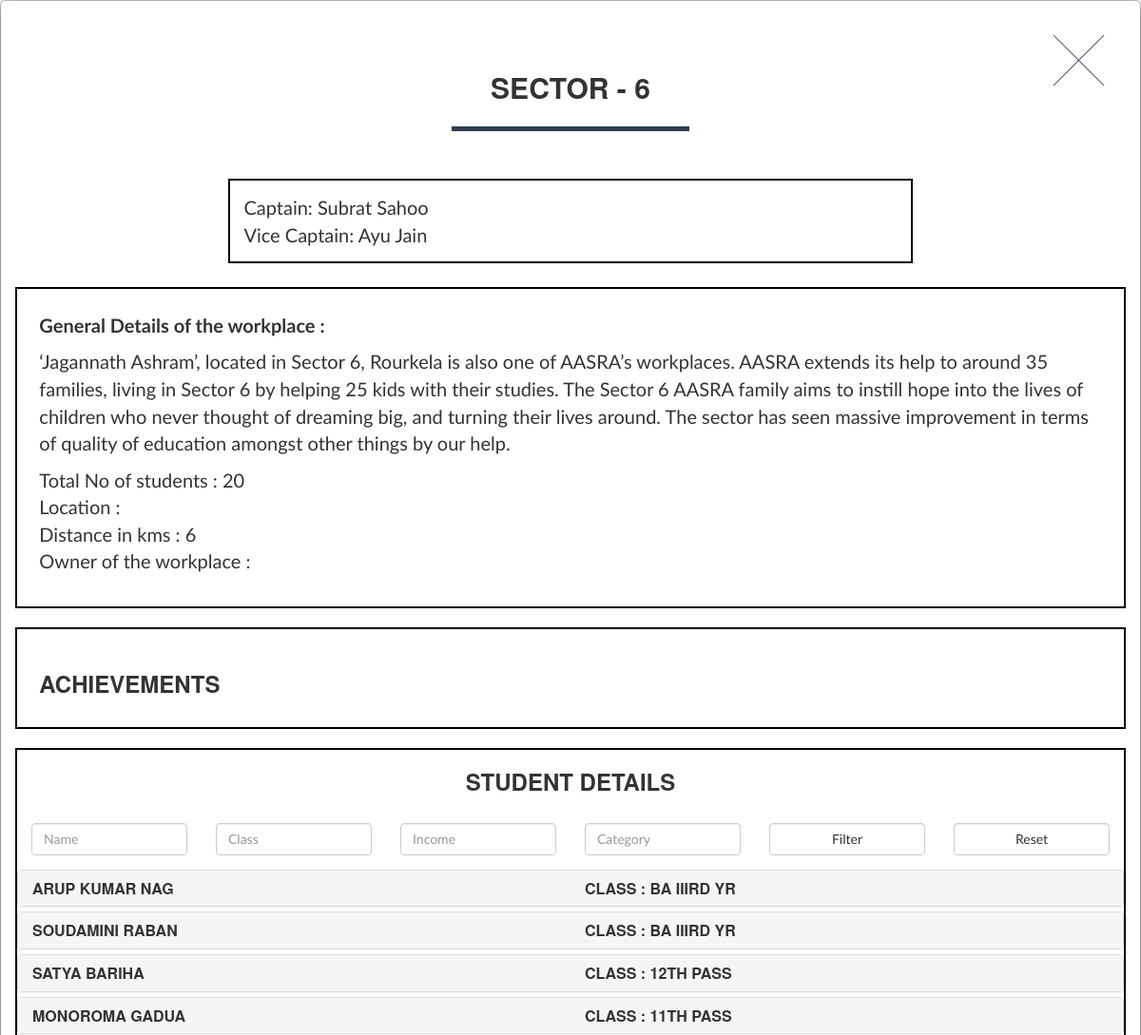
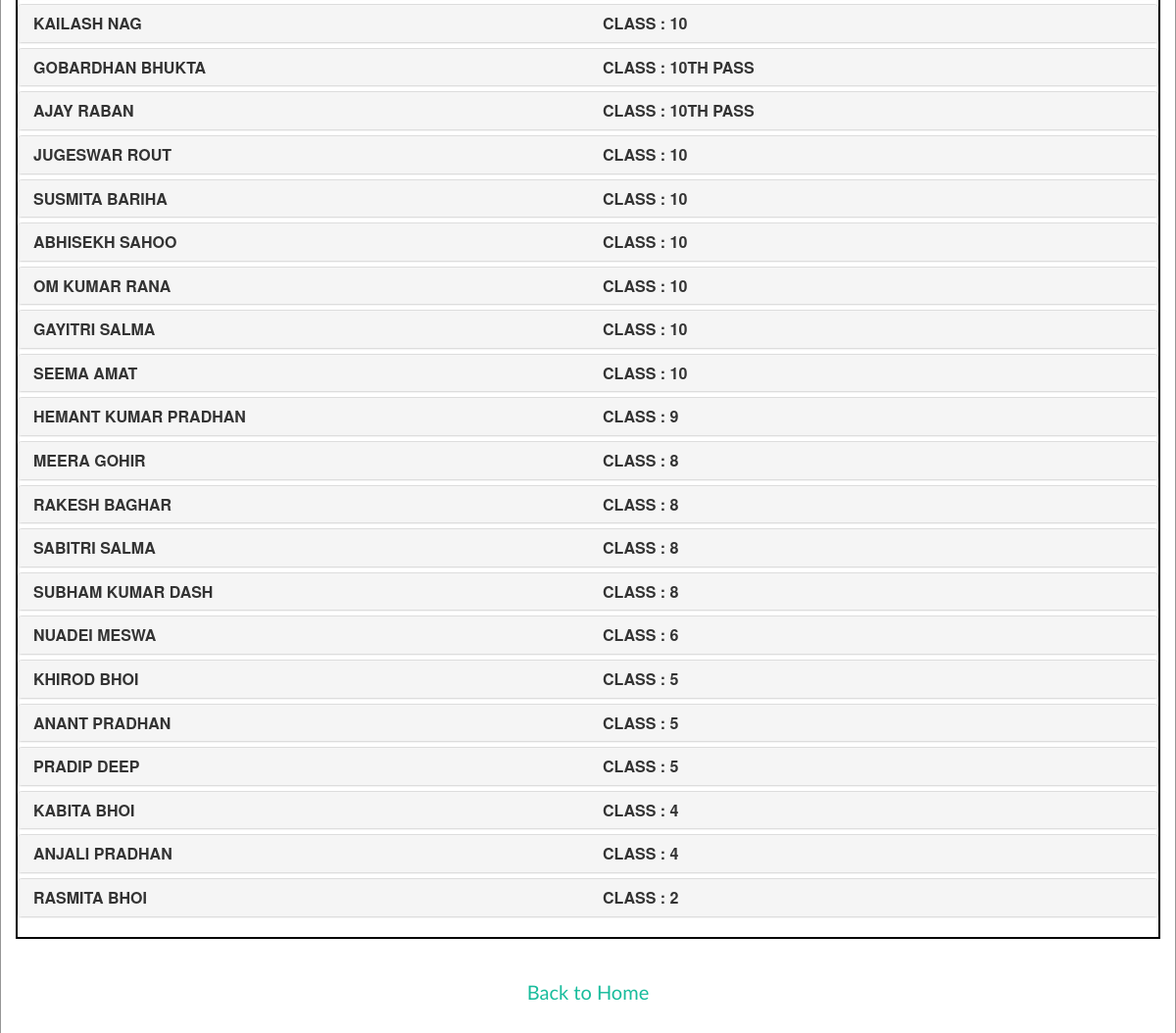
The page /sectors/sector-6 on the database its author committed (2 pictures, top to bottom).
### tables this page shows
CREATE TABLE `sectors` (
  `sector_id` int(11) NOT NULL,
  `sector_name` varchar(50) NOT NULL,
  `sector_slug` varchar(50) NOT NULL,
  `sector_avatar` varchar(100) NOT NULL,
  `sector_captain_name` varchar(50) NOT NULL,
  `sector_captain_phone` varchar(20) NOT NULL,
  `sector_captain_fb` varchar(100) NOT NULL,
  `sector_vc_name` varchar(50) NOT NULL,
  `sector_vc_phone` varchar(20) NOT NULL,
  `sector_vc_fb` varchar(100) NOT NULL,
  `sector_details` text NOT NULL,
  `sector_total_student` int(11) NOT NULL,
  `sector_location` varchar(50) NOT NULL,
  `sector_distance` int(11) NOT NULL,
  `sector_achievements` text NOT NULL,
  `sector_trash` tinyint(1) NOT NULL DEFAULT '0'
);

CREATE TABLE `students` (
  `student_id` int(11) NOT NULL,
  `student_name` varchar(200) NOT NULL,
  `student_sector` varchar(20) NOT NULL,
  `student_class` varchar(50) NOT NULL,
  `student_class_year` varchar(4) NOT NULL,
  `student_dob` date NOT NULL DEFAULT '2000-10-10',
  `student_school` varchar(200) NOT NULL,
  `student_bloodgroup` varchar(11) NOT NULL,
  `student_fname` varchar(200) NOT NULL,
  `student_foccupation` varchar(200) NOT NULL,
  `student_mname` varchar(200) NOT NULL,
  `student_moccupation` varchar(200) NOT NULL,
  `student_income` varchar(11) NOT NULL,
  `student_category` varchar(20) NOT NULL,
  `student_category_certificate` varchar(5) NOT NULL,
  `student_aadhar` varchar(5) NOT NULL,
  `student_sibling_details` text NOT NULL,
  `student_major_health_issues` text NOT NULL,
  `student_aspire` text NOT NULL,
  `student_contact` varchar(50) NOT NULL,
  `student_voc_courses` text NOT NULL,
  `student_other_talents` text NOT NULL,
  `student_hobbies` text NOT NULL,
  `student_any_help_req` text NOT NULL,
  `student_performance` text NOT NULL
);

### application/controllers/Sectors.php (called while the page is built, shortened)
<?php
class Sectors extends CI_Controller {
	public function __construct() {
        $this->load->model('sector_model');
        $this->load->model('user_model');
        $this->load->helper(array('form', 'url'));
	}
	public function index( $sector, $name = NULL, $class = NULL, $income = NULL, $category = NULL, $page = 1 ) {
		if($sector == NULL) {
			redirect(SITE_ROOT);
		}
		else{
			$data['sector_name'] = $sector;
			$data['sectors'] = $this->sector_model->getSectorByName( $sector );
			$students = $this->sector_model->getSectorStudents( $sector , $name , $class , $income , $category );
			$data['students'] = $students['students'];
			$data['header'] = $this->load->view('admin/templates/dashboard-header', '', TRUE);
			$data['sidebar_menu'] = $this->load->view('admin/templates/sidebar-menu', '', TRUE);
			$data['sidebar_user_panel'] = $this->load->view('admin/templates/sidebar-user-panel', '', TRUE);
			$data['footer'] = $this->load->view('admin/templates/dashboard-footer', '', TRUE);
			$this->load->view( 'sectors/sectors', $data );
		}
	}
}

### index.php (called while the page is built, shortened)
<?php
require_once BASEPATH.'core/CodeIgniter.php';

### application/models/Sector_model.php (called while the page is built, shortened)
<?php
class Sector_model extends CI_Model {
	public function getSectorByName( $slug ) {
		$sectors = array();
		$this->db->where( 'sector_slug', $slug );
		$this->db->limit(1);
		$query = $this->db->get( 'sectors' );
	    if ( $query || $query->num_rows() == 1 )
			return $query->row_array();
		return false;
	}
	public function getSectorStudents( $slug, $name, $class, $income, $category ) {
		$students = array();
		$this->db->select('student_id,student_name,student_class,student_class_year,student_income,student_category,student_category_certificate,student_aspire,student_voc_courses,student_other_talents,student_hobbies,student_performance');
		$this->db->from('students');
		$this->db->where('student_sector', $slug);
		$query = $this->db->get();
	    $total_rows = $this->db->count_all_results( '', false );
	    if ( $query ) {
	        if ( $query && $query->num_rows() > 0 ) {
	            foreach( $query->result_array() as $row ) {
	                $student['student_id'] = $row['student_id'];
	                $student['student_name'] = $row['student_name'];
	                $student['student_class'] = $row['student_class'];
	                $student['student_class_year'] = $row['student_class_year'];
	                $student['student_aspire'] = $row['student_aspire'];
	                $student['student_income'] = $row['student_income'];
	                $student['student_category'] = $row['student_category'];
	                $student['student_category_certificate'] = $row['student_category_certificate'];
	                $student['student_voc_courses'] = $row['student_voc_courses'];
	                $student['student_other_talents'] = $row['student_other_talents'];
	                $student['student_hobbies'] = $row['student_hobbies'];
	                $student['student_performance'] = $row['student_performance'];
	                array_push( $students, $student );
	            }
	        }
	    }
	    return array( 'total_rows' => $total_rows, 'students' => $students );
	}
}
 ?>

### application/views/sectors/sectors.php (the view, shortened to what this page needs)
<!DOCTYPE html>
<html lang="en">
<head>
    <link href="<?php echo ASSETS_URL?>css/bootstrap.min.css" rel="stylesheet">
    <link href="<?php echo ASSETS_URL?>css/freelancer.min.css" rel="stylesheet">
    <link href="<?php echo ASSETS_URL?>css/font-awesome.min.css" rel="stylesheet" type="text/css">
    <link href="<?php echo ASSETS_URL?>css/font-dl-1.css" rel="stylesheet" type="text/css">
    <link href="<?php echo ASSETS_URL?>css/font-dl-2.css" rel="stylesheet" type="text/css">
    <link href="<?php echo ASSETS_URL?>css/custom.css"  rel="stylesheet" type="text/css" >
</head>
<body>
  <div>
        <div class="modal-content portfolio-modal">
            <div class="close-modal my-close-modal" data-dismiss="modal">
                <a href="<?php echo SITE_ROOT ?>">
                    <div class="lr">
                        <div class="rl">
                        </div>
                    </div>
                </a>
            </div>
            <div class="container">
                <div class="row">
                    <div class="col-lg-8 col-lg-offset-2">
                        <div class="modal-body">
                            <h2 style="text-align: center;"><?php echo $sectors['sector_name'];?></h2>
                            <hr class="star-primary">
                            <br>
                            <p class="sector-postholder-details">
                                Captain: <?php echo $sectors['sector_captain_name'] ?>  <br>
                                Vice Captain: <?php echo $sectors['sector_vc_name'] ?> <br>
                            </p>
                        </div>
                    </div>
                </div>
            </div>
            <div class="container-fluid">
                <div class="sector-gen-details">
                    <p><strong>General Details of the workplace : </strong><br><?php echo $sectors['sector_details'] ?></p>
                    <p>
                        Total No of students : <?php echo $sectors['sector_total_student'] ?><br>
                        Location : <?php echo $sectors['sector_location'] ?><br>
                        Distance in kms : <?php echo $sectors['sector_distance'] ?><br>
                        Owner of the workplace :  <br>
                    </p>
                </div>
                <br>
                <div class="achievements">
                        <h3>Achievements</h3>
                </div>
                <br>
                <div class="profiling">
                <div>
                    <h3 style="text-align: center;">Student Details</h3>
                    <br>
                      <center>
                        <div class="form-group col-md-2">
                          <input type="text" name="name" class="form-control" placeholder="Name ">
                        </div>
                        <div class="form-group col-md-2">
                          <input type="text" name="class" class="form-control" placeholder="Class ">
                        </div>
                        <div class="form-group col-md-2">
                          <input type="text" name="income" class="form-control" placeholder="Income ">
                        </div>
                        <div class="form-group col-md-2">
                          <input type="text" name="category" class="form-control" placeholder="Category ">
                        </div>
                        <div class="form-group col-md-2">
                          <button name="filter" type="button" class="btn btn-default form-control">Filter</button>
                        </div>
                        <div class="form-group col-md-2">
                          <button name="reset" type="button" class="btn btn-default form-control">Reset</button>
                        </div>
                      </center>
                      </div>
                        <div class="panel-group" id="accordion" style="clear: both;">
                            <?php foreach( $students as $student ) : ?>
                                <div class="panel panel-default" >
                                    <div class="panel-heading">
                                        <h4 class="panel-title">
                                            <a data-toggle="collapse" data-parent="#accordion" href="#collapse<?php echo $student['student_id'] ?>">
                                                <div class="row">
                                                <div class="col-md-6"><?php echo $student['student_name'] ?> </div>
                                                <div class="col-md-6">Class : <?php echo $student['student_class'] ?></div>
                                                </div>
                                            </a>
                                        </h4>
                                    </div>
                                </div>
                            <?php endforeach; ?>
                        </div>
                  </div>
                <br>
                <br>
                <div class="bottom-close-sector">
                      <center><a href="<?php echo SITE_ROOT ?>">Back to Home</a></center>
                </div>
            </div>
            <br>
            <br><br>
        </div>
    </div>
</body>
</html>

### assets/css/custom.css (style rules this page uses)
.sector-postholder-details { clear: both; text-align: left; border:2px solid black; padding: 2%; }
.sector-gen-details { clear: both; text-align: left; border:2px solid black; padding: 2%; }
.profiling { clear: both; border:2px solid black; }
.achievements { clear: both; text-align: left; border:2px solid black; padding: 2%; }
.close-modal { clear: both; }
.bottom-close-sector { font-size: 20px; }

### rows shown on the page
sectors: sector_name "SECTOR - 6", sector_captain_name "Subrat Sahoo", sector_vc_name "Ayu Jain", sector_details "‘Jagannath Ashram’, located in Sector 6, Rourkela is also one of AASRA’s workplaces. AASRA extends its help to around 35 families, living in Sector 6 by helping 25 kids with their studies. The Sector 6 AASRA family aims to instill hope into the lives of children who never thought of dreaming big, and turning their lives around. The sector has seen massive improvement in terms of quality of education amongst other things by our help.", sector_total_student "20", sector_distance "6"
students: student_name "ARUP KUMAR NAG", student_class "BA IIIRD YR"
students: student_name "SOUDAMINI RABAN", student_class "BA IIIRD YR"
students: student_name "SATYA BARIHA", student_class "12TH PASS"
students: student_name "MONOROMA GADUA", student_class "11TH PASS"
students: student_name "KAILASH NAG", student_class "10"
students: student_name "GOBARDHAN BHUKTA", student_class "10TH PASS"
students: student_name "AJAY RABAN", student_class "10TH PASS"
students: student_name "JUGESWAR ROUT", student_class "10"
students: student_name "SUSMITA BARIHA", student_class "10"
students: student_name "ABHISEKH SAHOO", student_class "10"
students: student_name "OM KUMAR RANA", student_class "10"
students: student_name "GAYITRI SALMA", student_class "10"
students: student_name "SEEMA AMAT", student_class "10"
students: student_name "HEMANT KUMAR PRADHAN", student_class "9"
students: student_name "MEERA GOHIR", student_class "8"
students: student_name "RAKESH BAGHAR", student_class "8"
students: student_name "SABITRI SALMA", student_class "8"
students: student_name "SUBHAM KUMAR DASH", student_class "8"
students: student_name "NUADEI MESWA", student_class "6"
students: student_name "KHIROD BHOI", student_class "5"
students: student_name "ANANT PRADHAN", student_class "5"
students: student_name "PRADIP DEEP", student_class "5"
students: student_name "KABITA BHOI", student_class "4"
students: student_name "ANJALI PRADHAN", student_class "4"
students: student_name "RASMITA BHOI", student_class "2"
